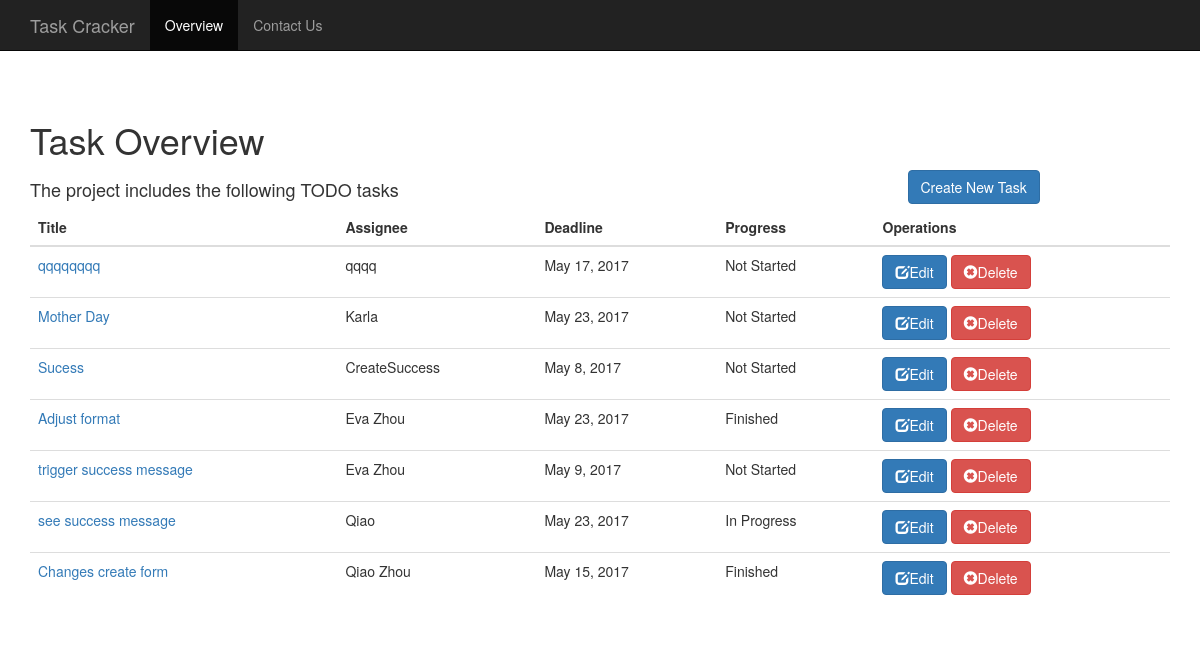
The app's page /task/ (signed in), older data.
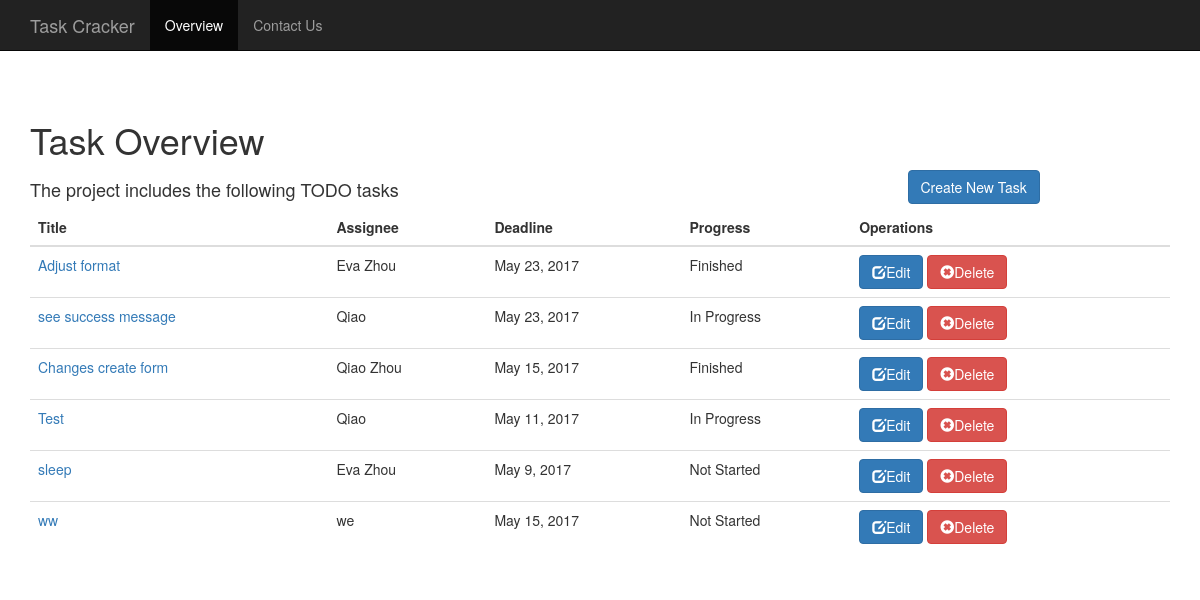
The same page, newer data.
### task/models.py (models this page shows, shortened)
class Task(models.Model):
    NOTSTARTED = 'Not Started'
    INPROGRESS = 'In Progress'
    FINISHED = 'Finished'
    PROGRESS_CHOICES = (
        (NOTSTARTED, 'Not Started'),
        (INPROGRESS, 'In Progress'),
        (FINISHED, 'Finished'),
    )
    progress = models.CharField(
        max_length=20,
        choices=PROGRESS_CHOICES,
        default=NOTSTARTED,
    )
    user = models.ForeignKey(User,default=1)
    assignee = models.CharField(max_length=500)
    title = models.CharField(max_length=500)
    description = models.TextField(blank=True, null=True)
    deadline = models.DateField()
    created_date = models.DateTimeField(
        blank=True, null=True)

### task/views.py (the view)
def index(request):
    if not request.user.is_authenticated:
        return render(request,'task/login.html')
    else:
        tasks = Task.objects.filter(user=request.user)
        return render(request, 'task/index.html', {
                'tasks': tasks,
            })

### task/templates/task/index.html (shortened to what this page needs)
<!DOCTYPE html>
<html lang="en">
<head>
    <link rel="stylesheet" href="https://maxcdn.bootstrapcdn.com/bootstrap/3.3.7/css/bootstrap.min.css">
</head>
<body>
    <nav class="navbar navbar-inverse navbar-fixed-top">
        <div class="container">
            <div class="navbar-header">
                <a class="navbar-brand">Task Cracker</a>
            </div>
            <ul class="nav navbar-nav">
                <li class="active"><a href="#TaskTable">Overview</a></li>
                <li><a href="{%url 'task:about' %}">Contact Us</a></li>
            </ul>
        </div>
    </nav>
    <br><br><br><br><br>
    <div class="container">
        <h1 id="TaskTable">Task Overview</h1>
        <div class="row">
            <div class="col-sm-9" style="background-color:white;">
                <h4>The project includes the following TODO tasks</h4>
            </div>
            <div class="col-sm-3" style="background-color:white;">
                <a href="{%url 'task:create_task' %}" class="btn btn-primary" role="button">Create New Task</a>
            </div>
        </div>
    </div>
    <div class="container">
    <table class="table">
        <thead>
            <tr>
                <th>Title</th>
                <th>Assignee</th>
                <th>Deadline</th>
                <th>Progress</th>
                <th>Operations</th>
            </tr>
        </thead>
        <tbody>
        {%for task in tasks %}
                <tr>
                    <td><a href="{%url 'task:detail' task.id %}"> {{ task.title }}</a></td>
                    <td>
                         {{ task.assignee }}
                    </td>
                     <td>
                         {{ task.deadline }}
                      </td>
                      <td>
                        {{ task.progress }}
                     </td>
                     <td>
                        <a href="{%url 'task:update' task.id %}"class="btn btn-primary" role="button">
                            <span class="glyphicon glyphicon-edit"></span>Edit</a>
                        <a href="{%url 'task:delete' task.id %}" class="btn btn-danger" role="button"><span class="glyphicon glyphicon-remove-sign"></span>Delete</a>
                    </td>
                    </tr>
        {% endfor %}
        </tbody>
    </table>
</div>
</body>
</html>

Row changes from the older to the newer data that the page shows:
removed Task: title "qqqqqqqq", assignee "qqqq", deadline "May 17, 2017", progress "Not Started"
removed Task: title "Mother Day", assignee "Karla", deadline "May 23, 2017", progress "Not Started"
removed Task: title "Sucess", assignee "CreateSuccess", deadline "May 8, 2017", progress "Not Started"
removed Task: title "trigger success message", assignee "Eva Zhou", deadline "May 9, 2017", progress "Not Started"
added Task: title "Test", assignee "Qiao", deadline "May 11, 2017", progress "In Progress"
added Task: title "sleep", assignee "Eva Zhou", deadline "May 9, 2017", progress "Not Started"
added Task: title "ww", assignee "we", deadline "May 15, 2017", progress "Not Started"
